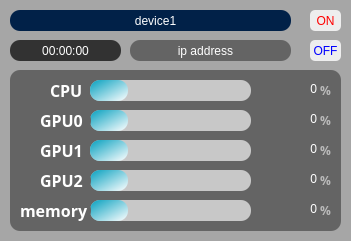
   <widget class="QFrame" name="frame">
    <property name="geometry">
     <rect>
      <x>40</x>
      <y>30</y>
      <width>351</width>
      <height>241</height>
     </rect>
    </property>
    <property name="layoutDirection">
     <enum>Qt::LayoutDirection::LeftToRight</enum>
    </property>
    <property name="styleSheet">
     <string notr="true">background-color:rgb(166, 166, 166);
border-style:solid;
border-radius: 5px;</string>
    </property>
    <property name="frameShape">
     <enum>QFrame::Shape::StyledPanel</enum>
    </property>
    <property name="frameShadow">
     <enum>QFrame::Shadow::Raised</enum>
    </property>
    <widget class="QFrame" name="frame_2">
     <property name="geometry">
      <rect>
       <x>10</x>
       <y>70</y>
       <width>331</width>
       <height>161</height>
      </rect>
     </property>
     <property name="styleSheet">
      <string notr="true">background-color:rgb(100, 100, 100);
border-style:solid;
border-radius: 10px;</string>
     </property>
     <property name="frameShape">
      <enum>QFrame::Shape::StyledPanel</enum>
     </property>
     <property name="frameShadow">
      <enum>QFrame::Shadow::Raised</enum>
     </property>
     <widget class="QLabel" name="cpu_name">
      <property name="geometry">
       <rect>
        <x>40</x>
        <y>10</y>
        <width>41</width>
        <height>21</height>
       </rect>
      </property>
      <property name="font">
       <font>
        <family>맑은 고딕</family>
        <pointsize>12</pointsize>
        <italic>false</italic>
        <bold>true</bold>
       </font>
      </property>
      <property name="styleSheet">
       <string notr="true">font: 700 12pt &quot;맑은 고딕&quot;;
color: rgb(255, 255, 255)</string>
      </property>
      <property name="text">
       <string>CPU</string>
      </property>
     </widget>
     <widget class="QLabel" name="cpu_usage">
      <property name="geometry">
       <rect>
        <x>256</x>
        <y>0</y>
        <width>51</width>
        <height>38</height>
       </rect>
      </property>
      <property name="layoutDirection">
       <enum>Qt::LayoutDirection::RightToLeft</enum>
      </property>
      <property name="styleSheet">
       <string notr="true">font: 700 18pt &quot;맑은 고딕&quot;;
color: rgb(255, 255, 255);</string>
      </property>
      <property name="text">
       <string>0</string>
      </property>
      <property name="alignment">
       <set>Qt::AlignmentFlag::AlignRight|Qt::AlignmentFlag::AlignTrailing|Qt::AlignmentFlag::AlignVCenter</set>
      </property>
     </widget>
     <widget class="QProgressBar" name="cpu_progressBar">
      <property name="geometry">
       <rect>
        <x>80</x>
        <y>10</y>
        <width>161</width>
        <height>21</height>
       </rect>
      </property>
      <property name="styleSheet">
       <string notr="true">QProgressBar{
	background-color : rgb(200, 200, 200);
	border-style:solid;
	border-radius: 10px;
	text-align: center;
}

QProgressBar::chunk{
	border-radius:10px;	
	
	background-color: qlineargradient(spread:pad, x1:0, y1:0, x2:1, y2:1, stop:0 rgba(6, 160, 191, 255), stop:1 rgba(255, 255, 255, 255));
		
}</string>
      </property>
      <property name="value">
       <number>24</number>
      </property>
      <property name="textVisible">
       <bool>false</bool>
      </property>
     </widget>
     <widget class="QLabel" name="cpu_name_2">
      <property name="geometry">
       <rect>
        <x>310</x>
        <y>10</y>
        <width>21</width>
        <height>21</height>
       </rect>
      </property>
      <property name="font">
       <font>
        <family>맑은 고딕</family>
        <pointsize>9</pointsize>
        <italic>false</italic>
        <bold>true</bold>
       </font>
      </property>
      <property name="styleSheet">
       <string notr="true">font: 700 9pt &quot;맑은 고딕&quot;;
color: rgb(186, 186, 186);</string>
      </property>
      <property name="text">
       <string>%</string>
      </property>
     </widget>
     <widget class="QProgressBar" name="gpu0_progressBar">
      <property name="geometry">
       <rect>
        <x>80</x>
        <y>40</y>
        <width>161</width>
        <height>21</height>
       </rect>
      </property>
      <property name="styleSheet">
       <string notr="true">QProgressBar{
	background-color : rgb(200, 200, 200);
	border-style:solid;
	border-radius: 10px;
	text-align: center;
}

QProgressBar::chunk{
	border-radius:10px;	
	
	background-color: qlineargradient(spread:pad, x1:0, y1:0, x2:1, y2:1, stop:0 rgba(6, 160, 191, 255), stop:1 rgba(255, 255, 255, 255));
		
}</string>
      </property>
      <property name="value">
       <number>24</number>
      </property>
      <property name="textVisible">
       <bool>false</bool>
      </property>
     </widget>
     <widget class="QLabel" name="gpu0_usage">
      <property name="geometry">
       <rect>
        <x>256</x>
        <y>30</y>
        <width>51</width>
        <height>38</height>
       </rect>
      </property>
      <property name="layoutDirection">
       <enum>Qt::LayoutDirection::RightToLeft</enum>
      </property>
      <property name="styleSheet">
       <string notr="true">font: 700 18pt &quot;맑은 고딕&quot;;
color: rgb(255, 255, 255);</string>
      </property>
      <property name="text">
       <string>0</string>
      </property>
      <property name="alignment">
       <set>Qt::AlignmentFlag::AlignRight|Qt::AlignmentFlag::AlignTrailing|Qt::AlignmentFlag::AlignVCenter</set>
      </property>
     </widget>
     <widget class="QLabel" name="cpu_name_3">
      <property name="geometry">
       <rect>
        <x>310</x>
        <y>40</y>
        <width>21</width>
        <height>21</height>
       </rect>
      </property>
      <property name="font">
       <font>
        <family>맑은 고딕</family>
        <pointsize>9</pointsize>
        <italic>false</italic>
        <bold>true</bold>
       </font>
      </property>
      <property name="styleSheet">
       <string notr="true">font: 700 9pt &quot;맑은 고딕&quot;;
color: rgb(186, 186, 186);</string>
      </property>
      <property name="text">
       <string>%</string>
      </property>
     </widget>
     <widget class="QLabel" name="cpu_name_4">
      <property name="geometry">
       <rect>
        <x>30</x>
        <y>40</y>
        <width>51</width>
        <height>21</height>
       </rect>
      </property>
      <property name="font">
       <font>
        <family>맑은 고딕</family>
        <pointsize>12</pointsize>
        <italic>false</italic>
        <bold>true</bold>
       </font>
      </property>
      <property name="styleSheet">
       <string notr="true">font: 700 12pt &quot;맑은 고딕&quot;;
color: rgb(255, 255, 255)</string>
      </property>
      <property name="text">
       <string>GPU0</string>
      </property>
     </widget>
     <widget class="QProgressBar" name="gpu1_progressBar">
      <property name="geometry">
       <rect>
        <x>80</x>
        <y>70</y>
        <width>161</width>
        <height>21</height>
       </rect>
      </property>
      <property name="styleSheet">
       <string notr="true">QProgressBar{
	background-color : rgb(200, 200, 200);
	border-style:solid;
	border-radius: 10px;
	text-align: center;
}

QProgressBar::chunk{
	border-radius:10px;	
	
	background-color: qlineargradient(spread:pad, x1:0, y1:0, x2:1, y2:1, stop:0 rgba(6, 160, 191, 255), stop:1 rgba(255, 255, 255, 255));
		
}</string>
      </property>
      <property name="value">
       <number>24</number>
      </property>
      <property name="textVisible">
       <bool>false</bool>
      </property>
     </widget>
     <widget class="QLabel" name="gpu1_usage">
      <property name="geometry">
       <rect>
        <x>256</x>
        <y>60</y>
        <width>51</width>
        <height>38</height>
       </rect>
      </property>
      <property name="layoutDirection">
       <enum>Qt::LayoutDirection::RightToLeft</enum>
      </property>
      <property name="styleSheet">
       <string notr="true">font: 700 18pt &quot;맑은 고딕&quot;;
color: rgb(255, 255, 255);</string>
      </property>
      <property name="text">
       <string>0</string>
      </property>
      <property name="alignment">
       <set>Qt::AlignmentFlag::AlignRight|Qt::AlignmentFlag::AlignTrailing|Qt::AlignmentFlag::AlignVCenter</set>
      </property>
     </widget>
     <widget class="QLabel" name="cpu_name_5">
      <property name="geometry">
       <rect>
        <x>310</x>
        <y>70</y>
        <width>21</width>
        <height>21</height>
       </rect>
      </property>
      <property name="font">
       <font>
        <family>맑은 고딕</family>
        <pointsize>9</pointsize>
        <italic>false</italic>
        <bold>true</bold>
       </font>
      </property>
      <property name="styleSheet">
       <string notr="true">font: 700 9pt &quot;맑은 고딕&quot;;
color: rgb(186, 186, 186);</string>
      </property>
      <property name="text">
       <string>%</string>
      </property>
     </widget>
     <widget class="QLabel" name="cpu_name_6">
      <property name="geometry">
       <rect>
        <x>30</x>
        <y>70</y>
        <width>41</width>
        <height>21</height>
       </rect>
      </property>
      <property name="font">
       <font>
        <family>맑은 고딕</family>
        <pointsize>12</pointsize>
        <italic>false</italic>
        <bold>true</bold>
       </font>
      </property>
      <property name="styleSheet">
       <string notr="true">font: 700 12pt &quot;맑은 고딕&quot;;
color: rgb(255, 255, 255)</string>
      </property>
      <property name="text">
       <string>GPU1</string>
      </property>
     </widget>
     <widget class="QProgressBar" name="gpu2_progressBar">
      <property name="geometry">
       <rect>
        <x>80</x>
        <y>100</y>
        <width>161</width>
        <height>21</height>
       </rect>
      </property>
      <property name="styleSheet">
       <string notr="true">QProgressBar{
	background-color : rgb(200, 200, 200);
	border-style:solid;
	border-radius: 10px;
	text-align: center;
}

QProgressBar::chunk{
	border-radius:10px;	
	
	background-color: qlineargradient(spread:pad, x1:0, y1:0, x2:1, y2:1, stop:0 rgba(6, 160, 191, 255), stop:1 rgba(255, 255, 255, 255));
		
}</string>
      </property>
      <property name="value">
       <number>24</number>
      </property>
      <property name="textVisible">
       <bool>false</bool>
      </property>
     </widget>
     <widget class="QLabel" name="gpu2_usage">
      <property name="geometry">
       <rect>
        <x>256</x>
        <y>90</y>
        <width>51</width>
        <height>38</height>
       </rect>
      </property>
      <property name="layoutDirection">
       <enum>Qt::LayoutDirection::RightToLeft</enum>
      </property>
      <property name="styleSheet">
       <string notr="true">font: 700 18pt &quot;맑은 고딕&quot;;
color: rgb(255, 255, 255);</string>
      </property>
      <property name="text">
       <string>0</string>
      </property>
      <property name="alignment">
       <set>Qt::AlignmentFlag::AlignRight|Qt::AlignmentFlag::AlignTrailing|Qt::AlignmentFlag::AlignVCenter</set>
      </property>
     </widget>
     <widget class="QLabel" name="cpu_name_7">
      <property name="geometry">
       <rect>
        <x>310</x>
        <y>100</y>
        <width>21</width>
        <height>21</height>
       </rect>
      </property>
      <property name="font">
       <font>
        <family>맑은 고딕</family>
        <pointsize>9</pointsize>
        <italic>false</italic>
        <bold>true</bold>
       </font>
      </property>
      <property name="styleSheet">
       <string notr="true">font: 700 9pt &quot;맑은 고딕&quot;;
color: rgb(186, 186, 186);</string>
      </property>
      <property name="text">
       <string>%</string>
      </property>
     </widget>
     <widget class="QLabel" name="cpu_name_8">
      <property name="geometry">
       <rect>
        <x>30</x>
        <y>100</y>
        <width>51</width>
        <height>21</height>
       </rect>
      </property>
      <property name="font">
       <font>
        <family>맑은 고딕</family>
        <pointsize>12</pointsize>
        <italic>false</italic>
        <bold>true</bold>
       </font>
      </property>
      <property name="styleSheet">
       <string notr="true">font: 700 12pt &quot;맑은 고딕&quot;;
color: rgb(255, 255, 255)</string>
      </property>
      <property name="text">
       <string>GPU2</string>
      </property>
     </widget>
     <widget class="QProgressBar" name="memory_progressBar">
      <property name="geometry">
       <rect>
        <x>80</x>
        <y>130</y>
        <width>161</width>
        <height>21</height>
       </rect>
      </property>
      <property name="styleSheet">
       <string notr="true">QProgressBar{
	background-color : rgb(200, 200, 200);
	border-style:solid;
	border-radius: 10px;
	text-align: center;
}

QProgressBar::chunk{
	border-radius:10px;	
	
	background-color: qlineargradient(spread:pad, x1:0, y1:0, x2:1, y2:1, stop:0 rgba(6, 160, 191, 255), stop:1 rgba(255, 255, 255, 255));
		
}</string>
      </property>
      <property name="value">
       <number>24</number>
      </property>
      <property name="textVisible">
       <bool>false</bool>
      </property>
     </widget>
     <widget class="QLabel" name="memory_usage">
      <property name="geometry">
       <rect>
        <x>256</x>
        <y>120</y>
        <width>51</width>
        <height>38</height>
       </rect>
      </property>
      <property name="layoutDirection">
       <enum>Qt::LayoutDirection::RightToLeft</enum>
      </property>
      <property name="styleSheet">
       <string notr="true">font: 700 18pt &quot;맑은 고딕&quot;;
color: rgb(255, 255, 255);</string>
      </property>
      <property name="text">
       <string>0</string>
      </property>
      <property name="alignment">
       <set>Qt::AlignmentFlag::AlignRight|Qt::AlignmentFlag::AlignTrailing|Qt::AlignmentFlag::AlignVCenter</set>
      </property>
     </widget>
     <widget class="QLabel" name="cpu_name_9">
      <property name="geometry">
       <rect>
        <x>310</x>
        <y>130</y>
        <width>21</width>
        <height>21</height>
       </rect>
      </property>
      <property name="font">
       <font>
        <family>맑은 고딕</family>
        <pointsize>9</pointsize>
        <italic>false</italic>
        <bold>true</bold>
       </font>
      </property>
      <property name="styleSheet">
       <string notr="true">font: 700 9pt &quot;맑은 고딕&quot;;
color: rgb(186, 186, 186);</string>
      </property>
      <property name="text">
       <string>%</string>
      </property>
     </widget>
     <widget class="QLabel" name="cpu_name_10">
      <property name="geometry">
       <rect>
        <x>10</x>
        <y>130</y>
        <width>71</width>
        <height>21</height>
       </rect>
      </property>
      <property name="font">
       <font>
        <family>맑은 고딕</family>
        <pointsize>12</pointsize>
        <italic>false</italic>
        <bold>true</bold>
       </font>
      </property>
      <property name="styleSheet">
       <string notr="true">font: 700 12pt &quot;맑은 고딕&quot;;
color: rgb(255, 255, 255)</string>
      </property>
      <property name="text">
       <string>memory</string>
      </property>
     </widget>
    </widget>
    <widget class="QFrame" name="frame_10">
     <property name="geometry">
      <rect>
       <x>10</x>
       <y>10</y>
       <width>281</width>
       <height>21</height>
      </rect>
     </property>
     <property name="styleSheet">
      <string notr="true">background-color: rgb(1, 33, 72);
border-style:solid;
border-radius: 10px;</string>
     </property>
     <property name="frameShape">
      <enum>QFrame::Shape::StyledPanel</enum>
     </property>
     <property name="frameShadow">
      <enum>QFrame::Shadow::Raised</enum>
     </property>
     <widget class="QLabel" name="gpu0_usage_9">
      <property name="geometry">
       <rect>
        <x>210</x>
        <y>80</y>
        <width>91</width>
        <height>31</height>
       </rect>
      </property>
      <property name="styleSheet">
       <string notr="true">font: 700 14pt &quot;맑은 고딕&quot;;</string>
      </property>
      <property name="text">
       <string>0%</string>
      </property>
     </widget>
     <widget class="QLabel" name="label_33">
      <property name="geometry">
       <rect>
        <x>170</x>
        <y>80</y>
        <width>81</width>
        <height>31</height>
       </rect>
      </property>
      <property name="styleSheet">
       <string notr="true">font: 700 14pt &quot;맑은 고딕&quot;;</string>
      </property>
      <property name="text">
       <string>0%</string>
      </property>
     </widget>
     <widget class="QLabel" name="label_34">
      <property name="geometry">
       <rect>
        <x>170</x>
        <y>110</y>
        <width>91</width>
        <height>31</height>
       </rect>
      </property>
      <property name="styleSheet">
       <string notr="true">font: 700 14pt &quot;맑은 고딕&quot;;</string>
      </property>
      <property name="text">
       <string>0%</string>
      </property>
     </widget>
     <widget class="QLabel" name="label_35">
      <property name="geometry">
       <rect>
        <x>30</x>
        <y>140</y>
        <width>131</width>
        <height>31</height>
       </rect>
      </property>
      <property name="styleSheet">
       <string notr="true">font: 700 14pt &quot;맑은 고딕&quot;;</string>
      </property>
      <property name="text">
       <string>MEMORY:</string>
      </property>
     </widget>
     <widget class="QLabel" name="memory_usage_9">
      <property name="geometry">
       <rect>
        <x>170</x>
        <y>140</y>
        <width>91</width>
        <height>31</height>
       </rect>
      </property>
      <property name="styleSheet">
       <string notr="true">font: 700 14pt &quot;맑은 고딕&quot;;</string>
      </property>
      <property name="text">
       <string>0%</string>
      </property>
     </widget>
     <widget class="QLabel" name="cpu_name_24">
      <property name="geometry">
       <rect>
        <x>280</x>
        <y>30</y>
        <width>21</width>
        <height>21</height>
       </rect>
      </property>
      <property name="font">
       <font>
        <family>맑은 고딕</family>
        <pointsize>12</pointsize>
        <italic>false</italic>
        <bold>true</bold>
       </font>
      </property>
      <property name="styleSheet">
       <string notr="true">font: 700 12pt &quot;맑은 고딕&quot;;
color: rgb(186, 186, 186);</string>
      </property>
      <property name="text">
       <string>%</string>
      </property>
     </widget>
     <widget class="QLabel" name="cpu_usage_8">
      <property name="geometry">
       <rect>
        <x>210</x>
        <y>20</y>
        <width>61</width>
        <height>51</height>
       </rect>
      </property>
      <property name="layoutDirection">
       <enum>Qt::LayoutDirection::RightToLeft</enum>
      </property>
      <property name="styleSheet">
       <string notr="true">font: 700 40pt &quot;맑은 고딕&quot;;
color: rgb(255, 255, 255);</string>
      </property>
      <property name="text">
       <string>0</string>
      </property>
      <property name="alignment">
       <set>Qt::AlignmentFlag::AlignRight|Qt::AlignmentFlag::AlignTrailing|Qt::AlignmentFlag::AlignVCenter</set>
      </property>
     </widget>
     <widget class="QLabel" name="cpu_usage_10">
      <property name="geometry">
       <rect>
        <x>100</x>
        <y>0</y>
        <width>91</width>
        <height>21</height>
       </rect>
      </property>
      <property name="layoutDirection">
       <enum>Qt::LayoutDirection::RightToLeft</enum>
      </property>
      <property name="styleSheet">
       <string notr="true">font: 700 11pt &quot;맑은 고딕&quot;;
color: rgb(255, 255, 255);</string>
      </property>
      <property name="text">
       <string>device1</string>
      </property>
      <property name="alignment">
       <set>Qt::AlignmentFlag::AlignCenter</set>
      </property>
     </widget>
    </widget>
    <widget class="QFrame" name="frame_11">
     <property name="geometry">
      <rect>
       <x>10</x>
       <y>40</y>
       <width>111</width>
       <height>21</height>
      </rect>
     </property>
     <property name="styleSheet">
      <string notr="true">background-color:rgb(50, 50, 50);
border-style:solid;
border-radius: 10px;</string>
     </property>
     <property name="frameShape">
      <enum>QFrame::Shape::StyledPanel</enum>
     </property>
     <property name="frameShadow">
      <enum>QFrame::Shadow::Raised</enum>
     </property>
     <widget class="QLabel" name="gpu0_usage_10">
      <property name="geometry">
       <rect>
        <x>210</x>
        <y>80</y>
        <width>91</width>
        <height>31</height>
       </rect>
      </property>
      <property name="styleSheet">
       <string notr="true">font: 700 14pt &quot;맑은 고딕&quot;;</string>
      </property>
      <property name="text">
       <string>0%</string>
      </property>
     </widget>
     <widget class="QLabel" name="label_36">
      <property name="geometry">
       <rect>
        <x>170</x>
        <y>80</y>
        <width>81</width>
        <height>31</height>
       </rect>
      </property>
      <property name="styleSheet">
       <string notr="true">font: 700 14pt &quot;맑은 고딕&quot;;</string>
      </property>
      <property name="text">
       <string>0%</string>
      </property>
     </widget>
     <widget class="QLabel" name="label_37">
      <property name="geometry">
       <rect>
        <x>170</x>
        <y>110</y>
        <width>91</width>
        <height>31</height>
       </rect>
      </property>
      <property name="styleSheet">
       <string notr="true">font: 700 14pt &quot;맑은 고딕&quot;;</string>
      </property>
      <property name="text">
       <string>0%</string>
      </property>
     </widget>
     <widget class="QLabel" name="label_38">
      <property name="geometry">
       <rect>
        <x>30</x>
        <y>140</y>
        <width>131</width>
        <height>31</height>
       </rect>
      </property>
      <property name="styleSheet">
       <string notr="true">font: 700 14pt &quot;맑은 고딕&quot;;</string>
      </property>
      <property name="text">
       <string>MEMORY:</string>
      </property>
     </widget>
     <widget class="QLabel" name="memory_usage_10">
      <property name="geometry">
       <rect>
        <x>170</x>
        <y>140</y>
        <width>91</width>
        <height>31</height>
       </rect>
      </property>
      <property name="styleSheet">
       <string notr="true">font: 700 14pt &quot;맑은 고딕&quot;;</string>
      </property>
      <property name="text">
       <string>0%</string>
      </property>
     </widget>
     <widget class="QLabel" name="cpu_name_25">
      <property name="geometry">
       <rect>
        <x>280</x>
        <y>30</y>
        <width>21</width>
        <height>21</height>
       </rect>
      </property>
      <property name="font">
       <font>
        <family>맑은 고딕</family>
        <pointsize>12</pointsize>
        <italic>false</italic>
        <bold>true</bold>
       </font>
      </property>
      <property name="styleSheet">
       <string notr="true">font: 700 12pt &quot;맑은 고딕&quot;;
color: rgb(186, 186, 186);</string>
      </property>
      <property name="text">
       <string>%</string>
      </property>
     </widget>
     <widget class="QLabel" name="cpu_usage_9">
      <property name="geometry">
       <rect>
        <x>210</x>
        <y>20</y>
        <width>61</width>
        <height>51</height>
       </rect>
      </property>
      <property name="layoutDirection">
       <enum>Qt::LayoutDirection::RightToLeft</enum>
      </property>
      <property name="styleSheet">
       <string notr="true">font: 700 40pt &quot;맑은 고딕&quot;;
color: rgb(255, 255, 255);</string>
      </property>
      <property name="text">
       <string>0</string>
      </property>
      <property name="alignment">
       <set>Qt::AlignmentFlag::AlignRight|Qt::AlignmentFlag::AlignTrailing|Qt::AlignmentFlag::AlignVCenter</set>
      </property>
     </widget>
     <widget class="QLabel" name="elapsed_time">
      <property name="geometry">
       <rect>
        <x>10</x>
        <y>0</y>
        <width>91</width>
        <height>21</height>
       </rect>
      </property>
      <property name="layoutDirection">
       <enum>Qt::LayoutDirection::RightToLeft</enum>
      </property>
      <property name="styleSheet">
       <string notr="true">font: 700 11pt &quot;맑은 고딕&quot;;
color: rgb(255, 255, 255);</string>
      </property>
      <property name="text">
       <string>00:00:00</string>
      </property>
      <property name="alignment">
       <set>Qt::AlignmentFlag::AlignCenter</set>
      </property>
     </widget>
    </widget>
    <widget class="QFrame" name="frame_12">
     <property name="geometry">
      <rect>
       <x>130</x>
       <y>40</y>
       <width>161</width>
       <height>21</height>
      </rect>
     </property>
     <property name="styleSheet">
      <string notr="true">background-color:rgb(100, 100, 100);
border-style:solid;
border-radius: 10px;</string>
     </property>
     <property name="frameShape">
      <enum>QFrame::Shape::StyledPanel</enum>
     </property>
     <property name="frameShadow">
      <enum>QFrame::Shadow::Raised</enum>
     </property>
     <widget class="QLabel" name="gpu0_usage_11">
      <property name="geometry">
       <rect>
        <x>210</x>
        <y>80</y>
        <width>91</width>
        <height>31</height>
       </rect>
      </property>
      <property name="styleSheet">
       <string notr="true">font: 700 14pt &quot;맑은 고딕&quot;;</string>
      </property>
      <property name="text">
       <string>0%</string>
      </property>
     </widget>
     <widget class="QLabel" name="label_39">
      <property name="geometry">
       <rect>
        <x>170</x>
        <y>80</y>
        <width>81</width>
        <height>31</height>
       </rect>
      </property>
      <property name="styleSheet">
       <string notr="true">font: 700 14pt &quot;맑은 고딕&quot;;</string>
      </property>
      <property name="text">
       <string>0%</string>
      </property>
     </widget>
     <widget class="QLabel" name="label_40">
      <property name="geometry">
       <rect>
        <x>170</x>
        <y>110</y>
        <width>91</width>
        <height>31</height>
       </rect>
      </property>
      <property name="styleSheet">
       <string notr="true">font: 700 14pt &quot;맑은 고딕&quot;;</string>
      </property>
      <property name="text">
       <string>0%</string>
      </property>
     </widget>
     <widget class="QLabel" name="label_41">
      <property name="geometry">
       <rect>
        <x>30</x>
        <y>140</y>
        <width>131</width>
        <height>31</height>
       </rect>
      </property>
      <property name="styleSheet">
       <string notr="true">font: 700 14pt &quot;맑은 고딕&quot;;</string>
      </property>
      <property name="text">
       <string>MEMORY:</string>
      </property>
     </widget>
     <widget class="QLabel" name="memory_usage_11">
      <property name="geometry">
       <rect>
        <x>170</x>
        <y>140</y>
        <width>91</width>
        <height>31</height>
       </rect>
      </property>
      <property name="styleSheet">
       <string notr="true">font: 700 14pt &quot;맑은 고딕&quot;;</string>
      </property>
      <property name="text">
       <string>0%</string>
      </property>
     </widget>
     <widget class="QLabel" name="cpu_name_26">
      <property name="geometry">
       <rect>
        <x>280</x>
        <y>30</y>
        <width>21</width>
        <height>21</height>
       </rect>
      </property>
      <property name="font">
       <font>
        <family>맑은 고딕</family>
        <pointsize>12</pointsize>
        <italic>false</italic>
        <bold>true</bold>
       </font>
      </property>
      <property name="styleSheet">
       <string notr="true">font: 700 12pt &quot;맑은 고딕&quot;;
color: rgb(186, 186, 186);</string>
      </property>
      <property name="text">
       <string>%</string>
      </property>
     </widget>
     <widget class="QLabel" name="cpu_usage_11">
      <property name="geometry">
       <rect>
        <x>210</x>
        <y>20</y>
        <width>61</width>
        <height>51</height>
       </rect>
      </property>
      <property name="layoutDirection">
       <enum>Qt::LayoutDirection::RightToLeft</enum>
      </property>
      <property name="styleSheet">
       <string notr="true">font: 700 40pt &quot;맑은 고딕&quot;;
color: rgb(255, 255, 255);</string>
      </property>
      <property name="text">
       <string>0</string>
      </property>
      <property name="alignment">
       <set>Qt::AlignmentFlag::AlignRight|Qt::AlignmentFlag::AlignTrailing|Qt::AlignmentFlag::AlignVCenter</set>
      </property>
     </widget>
     <widget class="QLabel" name="client_ip_address">
      <property name="geometry">
       <rect>
        <x>30</x>
        <y>0</y>
        <width>91</width>
        <height>21</height>
       </rect>
      </property>
      <property name="layoutDirection">
       <enum>Qt::LayoutDirection::RightToLeft</enum>
      </property>
      <property name="styleSheet">
       <string notr="true">font: 700 10pt &quot;맑은 고딕&quot;;
color: rgb(255, 255, 255);</string>
      </property>
      <property name="text">
       <string>ip address</string>
      </property>
      <property name="alignment">
       <set>Qt::AlignmentFlag::AlignCenter</set>
      </property>
     </widget>
    </widget>
    <widget class="QPushButton" name="offButton">
     <property name="enabled">
      <bool>true</bool>
     </property>
     <property name="geometry">
      <rect>
       <x>310</x>
       <y>40</y>
       <width>31</width>
       <height>21</height>
      </rect>
     </property>
     <property name="styleSheet">
      <string notr="true">font: 700 7pt &quot;맑은 고딕&quot;;
background-color:rgb(238, 238, 238);
color:rgb(0, 0, 255)</string>
     </property>
     <property name="text">
      <string>OFF</string>
     </property>
    </widget>
    <widget class="QPushButton" name="onButton">
     <property name="geometry">
      <rect>
       <x>310</x>
       <y>10</y>
       <width>31</width>
       <height>21</height>
      </rect>
     </property>
     <property name="styleSheet">
      <string notr="true">font: 700 7pt &quot;맑은 고딕&quot;;
background-color:rgb(238, 238, 238);
color:rgb(255, 0, 0)</string>
     </property>
     <property name="text">
      <string>ON</string>
     </property>
    </widget>
   </widget>
